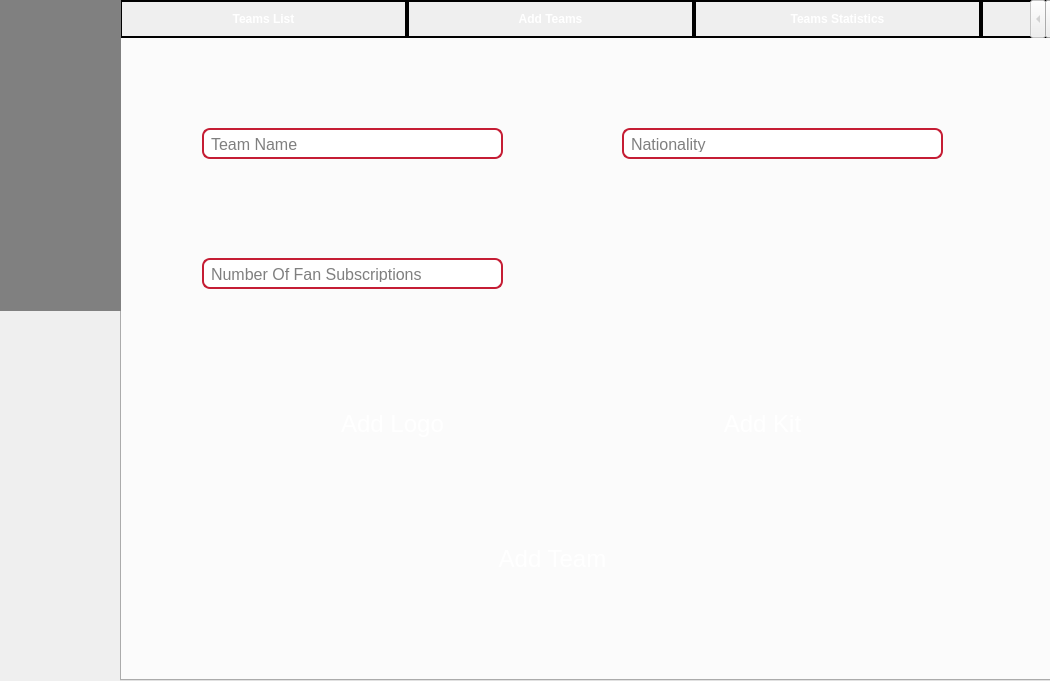
<?xml version="1.0" encoding="UTF-8"?>
<ui version="4.0">
 <class>teamsPage</class>
 <widget class="QWidget" name="teamsPage">
  <property name="geometry">
   <rect>
    <x>0</x>
    <y>0</y>
    <width>1050</width>
    <height>681</height>
   </rect>
  </property>
  <property name="windowTitle">
   <string>Form</string>
  </property>
  <layout class="QHBoxLayout" name="horizontalLayout" stretch="0">
   <property name="spacing">
    <number>0</number>
   </property>
   <property name="leftMargin">
    <number>0</number>
   </property>
   <property name="topMargin">
    <number>0</number>
   </property>
   <property name="rightMargin">
    <number>0</number>
   </property>
   <property name="bottomMargin">
    <number>0</number>
   </property>
   <item>
    <widget class="QWidget" name="contentArea" native="true">
     <property name="sizePolicy">
      <sizepolicy hsizetype="Expanding" vsizetype="Expanding">
       <horstretch>0</horstretch>
       <verstretch>0</verstretch>
      </sizepolicy>
     </property>
     <property name="styleSheet">
      <string notr="true">background-color: qlineargradient(spread:pad, 
                                x1:0, y1:0, x2:0, y2:1, 
                                stop:0 rgba(6, 6, 6, 255), 
                                stop:0.41 rgba(56, 50, 52, 255), 
                                stop:1 rgba(34, 33, 33, 255));;
</string>
     </property>
     <widget class="QTabWidget" name="tabWidget">
      <property name="geometry">
       <rect>
        <x>120</x>
        <y>0</y>
        <width>941</width>
        <height>681</height>
       </rect>
      </property>
      <property name="font">
       <font>
        <bold>true</bold>
       </font>
      </property>
      <property name="cursor">
       <cursorShape>PointingHandCursor</cursorShape>
      </property>
      <property name="styleSheet">
       <string notr="true">QTabBar::tab {
    background: qlineargradient(spread:pad, 
                            x1:0, y1:0, x2:1, y2:1, 
                            stop:0 rgba(255, 0, 0, 255), 
                            stop:0.41 rgba(195, 22, 58, 255), 
                            stop:1 rgba(255, 117, 0, 255));;  ;  
    color: white;
    border: 2px solid black;
    padding: 10px;
	width: 263%
	
   
}


QTabBar::tab:selected {
    background:qlineargradient(spread:pad, 
                            x1:0, y1:0, x2:1, y2:1, 
                            stop:0 rgba(0, 213, 246, 255), 
                            stop:0.18 rgba(100, 100, 138, 255), 
                            stop:1 rgba(0, 212, 255, 255));;
    color: white;
    font-weight: bold;
}

QTabBar::tab:hover {
    background: lightblue;
    color: black;
}

</string>
      </property>
      <property name="currentIndex">
       <number>1</number>
      </property>
      <widget class="QWidget" name="tab">
       <attribute name="title">
        <string>Teams List</string>
       </attribute>
       <widget class="QLineEdit" name="searchTeamsInput">
        <property name="geometry">
         <rect>
          <x>120</x>
          <y>70</y>
          <width>191</width>
          <height>31</height>
         </rect>
        </property>
        <property name="font">
         <font>
          <family>Arial</family>
          <pointsize>-1</pointsize>
         </font>
        </property>
        <property name="styleSheet">
         <string notr="true">QLineEdit {
    background-color: white;
    border: 2px solid qlineargradient(x1: 0, y1: 0, x2: 1, y2: 1, 
                                stop: 0 rgba(255, 255, 255, 255), 
                                stop: 1 rgba(240, 240, 240, 255));;
    border-radius: 8px;
    padding: 5px;
    color: black;
    font-size: 16px;
}

/* Hover effect */
QLineEdit:hover {
    border-color: #ff3347;
}

/* Focus effect */
QLineEdit:focus {
    border-color: #ff0004;
    box-shadow: none; /* Qt stylesheets do not support box-shadow */
}
</string>
        </property>
        <property name="placeholderText">
         <string>Search Teams</string>
        </property>
       </widget>
       <widget class="QPushButton" name="searchButton">
        <property name="geometry">
         <rect>
          <x>320</x>
          <y>70</y>
          <width>41</width>
          <height>31</height>
         </rect>
        </property>
        <property name="cursor">
         <cursorShape>PointingHandCursor</cursorShape>
        </property>
        <property name="styleSheet">
         <string notr="true">QPushButton {
background-color:qlineargradient(spread:pad, 
                            x1:0, y1:0, x2:1, y2:1, 
                            stop:0 rgba(255, 0, 0, 255), 
                            stop:0.41 rgba(195, 22, 58, 255), 
                            stop:1 rgba(255, 117, 0, 255));;  ;  

}
QPushButton:hover {
    background-color: qlineargradient(x1: 0.25, y1: 0, x2: 0.75, y2: 1, 
                            stop: 0 rgba(0, 255, 254, 255),     
                            stop: 0.26 rgba(38, 170, 196, 255), 
                            stop: 0.67 rgba(89, 85, 131, 255),
                            stop: 1 rgba(0, 238, 255, 255));  ; 
}</string>
        </property>
        <property name="text">
         <string/>
        </property>
        <property name="icon">
         <iconset>
          <normaloff>textures/searchIcon.png</normaloff>textures/searchIcon.png</iconset>
        </property>
       </widget>
       <widget class="QPushButton" name="filterButton">
        <property name="geometry">
         <rect>
          <x>380</x>
          <y>70</y>
          <width>41</width>
          <height>31</height>
         </rect>
        </property>
        <property name="cursor">
         <cursorShape>PointingHandCursor</cursorShape>
        </property>
        <property name="styleSheet">
         <string notr="true">QPushButton {
background-color:qlineargradient(spread:pad, 
                            x1:0, y1:0, x2:1, y2:1, 
                            stop:0 rgba(255, 0, 0, 255), 
                            stop:0.41 rgba(195, 22, 58, 255), 
                            stop:1 rgba(255, 117, 0, 255));;  ;  

}
QPushButton:hover {
    background-color: qlineargradient(x1: 0.25, y1: 0, x2: 0.75, y2: 1, 
                            stop: 0 rgba(0, 255, 254, 255),     
                            stop: 0.26 rgba(38, 170, 196, 255), 
                            stop: 0.67 rgba(89, 85, 131, 255),
                            stop: 1 rgba(0, 238, 255, 255));  ; 
}</string>
        </property>
        <property name="text">
         <string/>
        </property>
        <property name="icon">
         <iconset>
          <normaloff>textures/filterIcon.png</normaloff>textures/filterIcon.png</iconset>
        </property>
       </widget>
       <widget class="QPushButton" name="exportListButton">
        <property name="geometry">
         <rect>
          <x>130</x>
          <y>570</y>
          <width>191</width>
          <height>41</height>
         </rect>
        </property>
        <property name="font">
         <font>
          <pointsize>18</pointsize>
         </font>
        </property>
        <property name="cursor">
         <cursorShape>PointingHandCursor</cursorShape>
        </property>
        <property name="styleSheet">
         <string notr="true">QPushButton {
background-color:qlineargradient(spread:pad, 
                            x1:0, y1:0, x2:1, y2:1, 
                            stop:0 rgba(255, 0, 0, 255), 
                            stop:0.41 rgba(195, 22, 58, 255), 
                            stop:1 rgba(255, 117, 0, 255));;  ;  
border-radius:10px;
color:white;
}
QPushButton:hover {
    background-color:qlineargradient(x1: 0.25, y1: 0, x2: 0.75, y2: 1, 
                            stop: 0 rgba(0, 255, 254, 255),     
                            stop: 0.26 rgba(38, 170, 196, 255), 
                            stop: 0.67 rgba(89, 85, 131, 255),
                            stop: 1 rgba(0, 238, 255, 255));  
}</string>
        </property>
        <property name="text">
         <string>Export List</string>
        </property>
        <property name="icon">
         <iconset>
          <normaloff>textures/exportIcon.png</normaloff>textures/exportIcon.png</iconset>
        </property>
        <property name="iconSize">
         <size>
          <width>40</width>
          <height>50</height>
         </size>
        </property>
       </widget>
       <widget class="QPushButton" name="nextPageTable">
        <property name="geometry">
         <rect>
          <x>740</x>
          <y>570</y>
          <width>31</width>
          <height>24</height>
         </rect>
        </property>
        <property name="styleSheet">
         <string notr="true">QPushButton {background-color:qlineargradient(spread:pad, 
                            x1:0, y1:0, x2:1, y2:1, 
                            stop:0 rgba(255, 0, 0, 255), 
                            stop:0.41 rgba(195, 22, 58, 255), 
                            stop:1 rgba(255, 117, 0, 255));;  ;  
}
QPushButton:hover{
	background-color:qlineargradient(x1: 0.25, y1: 0, x2: 0.75, y2: 1, 
                            stop: 0 rgba(0, 255, 254, 255),     
                            stop: 0.26 rgba(38, 170, 196, 255), 
                            stop: 0.67 rgba(89, 85, 131, 255),
                            stop: 1 rgba(0, 238, 255, 255));  



}


</string>
        </property>
        <property name="text">
         <string/>
        </property>
        <property name="icon">
         <iconset>
          <normaloff>textures/prevIcon.png</normaloff>textures/prevIcon.png</iconset>
        </property>
       </widget>
       <widget class="QPushButton" name="prevPageTable">
        <property name="geometry">
         <rect>
          <x>780</x>
          <y>569</y>
          <width>31</width>
          <height>24</height>
         </rect>
        </property>
        <property name="styleSheet">
         <string notr="true">QPushButton {background-color:qlineargradient(spread:pad, 
                            x1:0, y1:0, x2:1, y2:1, 
                            stop:0 rgba(255, 0, 0, 255), 
                            stop:0.41 rgba(195, 22, 58, 255), 
                            stop:1 rgba(255, 117, 0, 255));;  ;  
}
QPushButton:hover{
	background-color:qlineargradient(x1: 0.25, y1: 0, x2: 0.75, y2: 1, 
                            stop: 0 rgba(0, 255, 254, 255),     
                            stop: 0.26 rgba(38, 170, 196, 255), 
                            stop: 0.67 rgba(89, 85, 131, 255),
                            stop: 1 rgba(0, 238, 255, 255));  



}


</string>
        </property>
        <property name="text">
         <string/>
        </property>
        <property name="icon">
         <iconset>
          <normaloff>textures/nextIcon.png</normaloff>textures/nextIcon.png</iconset>
        </property>
       </widget>
       <widget class="QTableWidget" name="tableWidget">
        <property name="geometry">
         <rect>
          <x>20</x>
          <y>140</y>
          <width>881</width>
          <height>401</height>
         </rect>
        </property>
        <property name="styleSheet">
         <string notr="true">QTableWidget {
    background-color: #ecf0f1;
    border: 4px solid #2980b9; 
    border-radius: 10px;
    gridline-color: #bdc3c7;
    font-size: 14px;
}

QTableWidget::item {
    padding: 10px;
    border-bottom: 1px solid #bdc3c7;
}

QTableWidget::item:selected {
    background-color: #3498db;
    color: white;
    font-weight: bold;
}

QTableWidget::item:hover {
    background-color: #f1c40f;
    color: black;
}

QHeaderView::section {
    background-color: #2980b9; /* Blue header */
    color: white;
    padding: 5px 5px; /* Increase horizontal padding */
    font-size: 15px;
    font-weight: bold;
    border: 1px solid #1c5986;
    min-width: 120px; /* Minimum width for each column */
}

QTableCornerButton::section {
    background-color: #2980b9;
    border: 1px solid #1c5986;
}
</string>
        </property>
        <attribute name="horizontalHeaderStretchLastSection">
         <bool>true</bool>
        </attribute>
        <column>
         <property name="text">
          <string>ID</string>
         </property>
        </column>
        <column>
         <property name="text">
          <string>Team Name</string>
         </property>
        </column>
        <column>
         <property name="text">
          <string>Nationality</string>
         </property>
        </column>
        <column>
         <property name="text">
          <string>Logo</string>
         </property>
        </column>
        <column>
         <property name="text">
          <string>Num Fans</string>
         </property>
        </column>
        <column>
         <property name="text">
          <string>Kit</string>
         </property>
        </column>
        <column>
         <property name="text">
          <string>Actions</string>
         </property>
        </column>
       </widget>
      </widget>
      <widget class="QWidget" name="tab_2">
       <attribute name="title">
        <string>Add Teams</string>
       </attribute>
       <widget class="QPushButton" name="addTeamsButton">
        <property name="geometry">
         <rect>
          <x>320</x>
          <y>490</y>
          <width>221</width>
          <height>61</height>
         </rect>
        </property>
        <property name="font">
         <font>
          <pointsize>18</pointsize>
         </font>
        </property>
        <property name="cursor">
         <cursorShape>PointingHandCursor</cursorShape>
        </property>
        <property name="styleSheet">
         <string notr="true">QPushButton {
background-color:qlineargradient(spread:pad, 
                            x1:0, y1:0, x2:1, y2:1, 
                            stop:0 rgba(255, 0, 0, 255), 
                            stop:0.41 rgba(195, 22, 58, 255), 
                            stop:1 rgba(255, 117, 0, 255));;  ;  
border-radius:10px;
color:white;
}
QPushButton:hover {
    background-color: qlineargradient(x1: 0.25, y1: 0, x2: 0.75, y2: 1, 
                            stop: 0 rgba(0, 255, 254, 255),     
                            stop: 0.26 rgba(38, 170, 196, 255), 
                            stop: 0.67 rgba(89, 85, 131, 255),
                            stop: 1 rgba(0, 238, 255, 255));  ; 
}</string>
        </property>
        <property name="text">
         <string>Add Team</string>
        </property>
        <property name="icon">
         <iconset>
          <normaloff>textures/addIcon.png</normaloff>textures/addIcon.png</iconset>
        </property>
        <property name="iconSize">
         <size>
          <width>50</width>
          <height>50</height>
         </size>
        </property>
       </widget>
       <widget class="QLineEdit" name="teamName">
        <property name="geometry">
         <rect>
          <x>80</x>
          <y>90</y>
          <width>301</width>
          <height>31</height>
         </rect>
        </property>
        <property name="font">
         <font>
          <family>Arial</family>
          <pointsize>-1</pointsize>
         </font>
        </property>
        <property name="styleSheet">
         <string notr="true">QLineEdit {
    background-color: white;
    border: 2px solid #C51D34;
    border-radius: 8px;
    padding: 5px;
    color: black;
    font-size: 16px;
}

/* Hover effect */
QLineEdit:hover {
    border-color: #ff3347;
}

/* Focus effect */
QLineEdit:focus {
    border-color: #ff0004;
    box-shadow: none; /* Qt stylesheets do not support box-shadow */
}
</string>
        </property>
        <property name="text">
         <string/>
        </property>
        <property name="placeholderText">
         <string>Team Name</string>
        </property>
       </widget>
       <widget class="QLineEdit" name="adress">
        <property name="geometry">
         <rect>
          <x>80</x>
          <y>220</y>
          <width>301</width>
          <height>31</height>
         </rect>
        </property>
        <property name="font">
         <font>
          <family>Arial</family>
          <pointsize>-1</pointsize>
         </font>
        </property>
        <property name="styleSheet">
         <string notr="true">QLineEdit {
    background-color: white;
    border: 2px solid #C51D34;
    border-radius: 8px;
    padding: 5px;
    color: black;
    font-size: 16px;
}

/* Hover effect */
QLineEdit:hover {
    border-color: #ff3347;
}

/* Focus effect */
QLineEdit:focus {
    border-color: #ff0004;
    box-shadow: none; /* Qt stylesheets do not support box-shadow */
}
</string>
        </property>
        <property name="text">
         <string/>
        </property>
        <property name="placeholderText">
         <string>Number Of Fan Subscriptions</string>
        </property>
       </widget>
       <widget class="QLineEdit" name="teamNationality">
        <property name="geometry">
         <rect>
          <x>500</x>
          <y>90</y>
          <width>321</width>
          <height>31</height>
         </rect>
        </property>
        <property name="font">
         <font>
          <family>Arial</family>
          <pointsize>-1</pointsize>
         </font>
        </property>
        <property name="styleSheet">
         <string notr="true">QLineEdit {
    background-color: white;
    border: 2px solid #C51D34;
    border-radius: 8px;
    padding: 5px;
    color: black;
    font-size: 16px;
}

/* Hover effect */
QLineEdit:hover {
    border-color: #ff3347;
}

/* Focus effect */
QLineEdit:focus {
    border-color: #ff0004;
    box-shadow: none; /* Qt stylesheets do not support box-shadow */
}
</string>
        </property>
        <property name="placeholderText">
         <string>Nationality</string>
        </property>
       </widget>
       <widget class="QPushButton" name="addTeamsLogoButton">
        <property name="geometry">
         <rect>
          <x>180</x>
          <y>360</y>
          <width>181</width>
          <height>51</height>
         </rect>
        </property>
        <property name="font">
         <font>
          <pointsize>18</pointsize>
         </font>
        </property>
        <property name="cursor">
         <cursorShape>PointingHandCursor</cursorShape>
        </property>
        <property name="styleSheet">
         <string notr="true">QPushButton {
background-color:qlineargradient(spread:pad, 
                            x1:0, y1:0, x2:1, y2:1, 
                            stop:0 rgba(255, 0, 0, 255), 
                            stop:0.41 rgba(195, 22, 58, 255), 
                            stop:1 rgba(255, 117, 0, 255));;  ;  
border-radius:10px;
color:white;
}
QPushButton:hover {
    background-color: qlineargradient(x1: 0.25, y1: 0, x2: 0.75, y2: 1, 
                            stop: 0 rgba(0, 255, 254, 255),     
                            stop: 0.26 rgba(38, 170, 196, 255), 
                            stop: 0.67 rgba(89, 85, 131, 255),
                            stop: 1 rgba(0, 238, 255, 255));  ; 
}</string>
        </property>
        <property name="text">
         <string>Add Logo</string>
        </property>
        <property name="icon">
         <iconset>
          <normaloff>textures/addIcon.png</normaloff>textures/addIcon.png</iconset>
        </property>
        <property name="iconSize">
         <size>
          <width>50</width>
          <height>50</height>
         </size>
        </property>
       </widget>
       <widget class="QPushButton" name="addTeamsKitButton">
        <property name="geometry">
         <rect>
          <x>550</x>
          <y>360</y>
          <width>181</width>
          <height>51</height>
         </rect>
        </property>
        <property name="font">
         <font>
          <pointsize>18</pointsize>
         </font>
        </property>
        <property name="cursor">
         <cursorShape>PointingHandCursor</cursorShape>
        </property>
        <property name="styleSheet">
         <string notr="true">QPushButton {
background-color:qlineargradient(spread:pad, 
                            x1:0, y1:0, x2:1, y2:1, 
                            stop:0 rgba(255, 0, 0, 255), 
                            stop:0.41 rgba(195, 22, 58, 255), 
                            stop:1 rgba(255, 117, 0, 255));;  ;  
border-radius:10px;
color:white;
}
QPushButton:hover {
    background-color: qlineargradient(x1: 0.25, y1: 0, x2: 0.75, y2: 1, 
                            stop: 0 rgba(0, 255, 254, 255),     
                            stop: 0.26 rgba(38, 170, 196, 255), 
                            stop: 0.67 rgba(89, 85, 131, 255),
                            stop: 1 rgba(0, 238, 255, 255));  ; 
}</string>
        </property>
        <property name="text">
         <string>Add Kit</string>
        </property>
        <property name="icon">
         <iconset>
          <normaloff>textures/addIcon.png</normaloff>textures/addIcon.png</iconset>
        </property>
        <property name="iconSize">
         <size>
          <width>50</width>
          <height>50</height>
         </size>
        </property>
       </widget>
      </widget>
      <widget class="QWidget" name="tab_3">
       <attribute name="title">
        <string>Teams Statistics</string>
       </attribute>
       <widget class="QSplitter" name="splitter">
        <property name="geometry">
         <rect>
          <x>50</x>
          <y>110</y>
          <width>779</width>
          <height>283</height>
         </rect>
        </property>
        <property name="orientation">
         <enum>Qt::Orientation::Horizontal</enum>
        </property>
       </widget>
      </widget>
      <widget class="QWidget" name="tab_4">
       <attribute name="title">
        <string>Teams Type</string>
       </attribute>
      </widget>
      <widget class="QWidget" name="tab_5">
       <attribute name="title">
        <string>Teams Forms</string>
       </attribute>
       <widget class="QTableWidget" name="teamsFormTab">
        <property name="geometry">
         <rect>
          <x>20</x>
          <y>130</y>
          <width>851</width>
          <height>391</height>
         </rect>
        </property>
        <property name="styleSheet">
         <string notr="true">QTableWidget {
    background-color: #ecf0f1;
    border: 4px solid #2980b9; 
    border-radius: 10px;
    gridline-color: #bdc3c7;
    font-size: 14px;
}

QTableWidget::item {
    padding: 10px;
    border-bottom: 1px solid #bdc3c7;
}

QTableWidget::item:selected {
    background-color: #3498db;
    color: white;
    font-weight: bold;
}

QTableWidget::item:hover {
    background-color: #f1c40f;
    color: black;
}

QHeaderView::section {
    background-color: #2980b9; /* Blue header */
    color: white;
    padding: 5px 5px; /* Increase horizontal padding */
    font-size: 15px;
    font-weight: bold;
    border: 1px solid #1c5986;
    min-width: 120px; /* Minimum width for each column */
}

QTableCornerButton::section {
    background-color: #2980b9;
    border: 1px solid #1c5986;
}
</string>
        </property>
        <attribute name="horizontalHeaderStretchLastSection">
         <bool>true</bool>
        </attribute>
        <column>
         <property name="text">
          <string>Player Name</string>
         </property>
        </column>
        <column>
         <property name="text">
          <string>Player Team</string>
         </property>
        </column>
        <column>
         <property name="text">
          <string>Form</string>
         </property>
        </column>
        <column>
         <property name="text">
          <string>Matches Played</string>
         </property>
        </column>
        <column>
         <property name="text">
          <string>Status</string>
         </property>
        </column>
        <column>
         <property name="text">
          <string>Actions</string>
         </property>
        </column>
       </widget>
       <widget class="QPushButton" name="nextPageTable_2">
        <property name="geometry">
         <rect>
          <x>690</x>
          <y>570</y>
          <width>31</width>
          <height>24</height>
         </rect>
        </property>
        <property name="styleSheet">
         <string notr="true">QPushButton {background-color:qlineargradient(spread:pad, 
                            x1:0, y1:0, x2:1, y2:1, 
                            stop:0 rgba(255, 0, 0, 255), 
                            stop:0.41 rgba(195, 22, 58, 255), 
                            stop:1 rgba(255, 117, 0, 255));;  ;  
}
QPushButton:hover{
	background-color:qlineargradient(x1: 0.25, y1: 0, x2: 0.75, y2: 1, 
                            stop: 0 rgba(0, 255, 254, 255),     
                            stop: 0.26 rgba(38, 170, 196, 255), 
                            stop: 0.67 rgba(89, 85, 131, 255),
                            stop: 1 rgba(0, 238, 255, 255));  



}


</string>
        </property>
        <property name="text">
         <string/>
        </property>
        <property name="icon">
         <iconset>
          <normaloff>textures/prevIcon.png</normaloff>textures/prevIcon.png</iconset>
        </property>
       </widget>
       <widget class="QPushButton" name="searchButton_2">
        <property name="geometry">
         <rect>
          <x>270</x>
          <y>70</y>
          <width>41</width>
          <height>31</height>
         </rect>
        </property>
        <property name="cursor">
         <cursorShape>PointingHandCursor</cursorShape>
        </property>
        <property name="styleSheet">
         <string notr="true">QPushButton {
background-color:qlineargradient(spread:pad, 
                            x1:0, y1:0, x2:1, y2:1, 
                            stop:0 rgba(255, 0, 0, 255), 
                            stop:0.41 rgba(195, 22, 58, 255), 
                            stop:1 rgba(255, 117, 0, 255));;  ;  

}
QPushButton:hover {
    background-color: qlineargradient(x1: 0.25, y1: 0, x2: 0.75, y2: 1, 
                            stop: 0 rgba(0, 255, 254, 255),     
                            stop: 0.26 rgba(38, 170, 196, 255), 
                            stop: 0.67 rgba(89, 85, 131, 255),
                            stop: 1 rgba(0, 238, 255, 255));  ; 
}</string>
        </property>
        <property name="text">
         <string/>
        </property>
        <property name="icon">
         <iconset>
          <normaloff>textures/searchIcon.png</normaloff>textures/searchIcon.png</iconset>
        </property>
       </widget>
       <widget class="QPushButton" name="filterButton_2">
        <property name="geometry">
         <rect>
          <x>330</x>
          <y>70</y>
          <width>41</width>
          <height>31</height>
         </rect>
        </property>
        <property name="cursor">
         <cursorShape>PointingHandCursor</cursorShape>
        </property>
        <property name="styleSheet">
         <string notr="true">QPushButton {
background-color:qlineargradient(spread:pad, 
                            x1:0, y1:0, x2:1, y2:1, 
                            stop:0 rgba(255, 0, 0, 255), 
                            stop:0.41 rgba(195, 22, 58, 255), 
                            stop:1 rgba(255, 117, 0, 255));;  ;  

}
QPushButton:hover {
    background-color: qlineargradient(x1: 0.25, y1: 0, x2: 0.75, y2: 1, 
                            stop: 0 rgba(0, 255, 254, 255),     
                            stop: 0.26 rgba(38, 170, 196, 255), 
                            stop: 0.67 rgba(89, 85, 131, 255),
                            stop: 1 rgba(0, 238, 255, 255));  ; 
}</string>
        </property>
        <property name="text">
         <string/>
        </property>
        <property name="icon">
         <iconset>
          <normaloff>textures/filterIcon.png</normaloff>textures/filterIcon.png</iconset>
        </property>
       </widget>
       <widget class="QPushButton" name="prevPageTable_2">
        <property name="geometry">
         <rect>
          <x>730</x>
          <y>569</y>
          <width>31</width>
          <height>24</height>
         </rect>
        </property>
        <property name="styleSheet">
         <string notr="true">QPushButton {background-color:qlineargradient(spread:pad, 
                            x1:0, y1:0, x2:1, y2:1, 
                            stop:0 rgba(255, 0, 0, 255), 
                            stop:0.41 rgba(195, 22, 58, 255), 
                            stop:1 rgba(255, 117, 0, 255));;  ;  
}
QPushButton:hover{
	background-color:qlineargradient(x1: 0.25, y1: 0, x2: 0.75, y2: 1, 
                            stop: 0 rgba(0, 255, 254, 255),     
                            stop: 0.26 rgba(38, 170, 196, 255), 
                            stop: 0.67 rgba(89, 85, 131, 255),
                            stop: 1 rgba(0, 238, 255, 255));  



}


</string>
        </property>
        <property name="text">
         <string/>
        </property>
        <property name="icon">
         <iconset>
          <normaloff>textures/nextIcon.png</normaloff>textures/nextIcon.png</iconset>
        </property>
       </widget>
       <widget class="QLineEdit" name="searchTeamsInput_2">
        <property name="geometry">
         <rect>
          <x>70</x>
          <y>70</y>
          <width>191</width>
          <height>31</height>
         </rect>
        </property>
        <property name="font">
         <font>
          <family>Arial</family>
          <pointsize>-1</pointsize>
         </font>
        </property>
        <property name="styleSheet">
         <string notr="true">QLineEdit {
    background-color: white;
    border: 2px solid qlineargradient(x1: 0, y1: 0, x2: 1, y2: 1, 
                                stop: 0 rgba(255, 255, 255, 255), 
                                stop: 1 rgba(240, 240, 240, 255));;
    border-radius: 8px;
    padding: 5px;
    color: black;
    font-size: 16px;
}

/* Hover effect */
QLineEdit:hover {
    border-color: #ff3347;
}

/* Focus effect */
QLineEdit:focus {
    border-color: #ff0004;
    box-shadow: none; /* Qt stylesheets do not support box-shadow */
}
</string>
        </property>
        <property name="placeholderText">
         <string>Search Top Players</string>
        </property>
       </widget>
       <widget class="QPushButton" name="exportListButton_2">
        <property name="geometry">
         <rect>
          <x>80</x>
          <y>570</y>
          <width>191</width>
          <height>41</height>
         </rect>
        </property>
        <property name="font">
         <font>
          <pointsize>18</pointsize>
         </font>
        </property>
        <property name="cursor">
         <cursorShape>PointingHandCursor</cursorShape>
        </property>
        <property name="styleSheet">
         <string notr="true">QPushButton {
background-color:qlineargradient(spread:pad, 
                            x1:0, y1:0, x2:1, y2:1, 
                            stop:0 rgba(255, 0, 0, 255), 
                            stop:0.41 rgba(195, 22, 58, 255), 
                            stop:1 rgba(255, 117, 0, 255));;  ;  
border-radius:10px;
color:white;
}
QPushButton:hover {
    background-color:qlineargradient(x1: 0.25, y1: 0, x2: 0.75, y2: 1, 
                            stop: 0 rgba(0, 255, 254, 255),     
                            stop: 0.26 rgba(38, 170, 196, 255), 
                            stop: 0.67 rgba(89, 85, 131, 255),
                            stop: 1 rgba(0, 238, 255, 255));  
}</string>
        </property>
        <property name="text">
         <string>Export List</string>
        </property>
        <property name="icon">
         <iconset>
          <normaloff>textures/exportIcon.png</normaloff>textures/exportIcon.png</iconset>
        </property>
        <property name="iconSize">
         <size>
          <width>40</width>
          <height>50</height>
         </size>
        </property>
       </widget>
      </widget>
     </widget>
     <widget class="QWidget" name="sidebar" native="true">
      <property name="geometry">
       <rect>
        <x>-30</x>
        <y>0</y>
        <width>151</width>
        <height>311</height>
       </rect>
      </property>
      <property name="styleSheet">
       <string notr="true">background:gray;</string>
      </property>
      <widget class="QPushButton" name="exitButton">
       <property name="geometry">
        <rect>
         <x>53</x>
         <y>240</y>
         <width>71</width>
         <height>71</height>
        </rect>
       </property>
       <property name="cursor">
        <cursorShape>PointingHandCursor</cursorShape>
       </property>
       <property name="styleSheet">
        <string notr="true">QPushButton {
	border:none;



}

QPushButton:hover {
    background-color: red;
    box-shadow: 0px 0px 10px rgba(255, 0, 0, 0.5);
	border-radius:15px;
}</string>
       </property>
       <property name="text">
        <string/>
       </property>
       <property name="icon">
        <iconset>
         <normaloff>textures/exitIcon.png</normaloff>textures/exitIcon.png</iconset>
       </property>
       <property name="iconSize">
        <size>
         <width>50</width>
         <height>50</height>
        </size>
       </property>
      </widget>
      <widget class="QPushButton" name="homeButton">
       <property name="geometry">
        <rect>
         <x>50</x>
         <y>10</y>
         <width>75</width>
         <height>61</height>
        </rect>
       </property>
       <property name="cursor">
        <cursorShape>PointingHandCursor</cursorShape>
       </property>
       <property name="styleSheet">
        <string notr="true">QPushButton {
	border:none;



}

QPushButton:hover {
    background-color: white;
    box-shadow: 0px 0px 10px rgba(255, 0, 0, 0.5);
	border-radius:15px;
}</string>
       </property>
       <property name="text">
        <string/>
       </property>
       <property name="icon">
        <iconset>
         <normaloff>textures/homeIcon.png</normaloff>textures/homeIcon.png</iconset>
       </property>
       <property name="iconSize">
        <size>
         <width>50</width>
         <height>50</height>
        </size>
       </property>
      </widget>
      <widget class="QPushButton" name="aboutButton">
       <property name="geometry">
        <rect>
         <x>50</x>
         <y>170</y>
         <width>71</width>
         <height>61</height>
        </rect>
       </property>
       <property name="cursor">
        <cursorShape>PointingHandCursor</cursorShape>
       </property>
       <property name="styleSheet">
        <string notr="true">QPushButton {
	border:none;



}

QPushButton:hover {
    background-color: lime;
    box-shadow: 0px 0px 10px rgba(255, 0, 0, 0.5);
	border-radius:15px;
}</string>
       </property>
       <property name="text">
        <string/>
       </property>
       <property name="icon">
        <iconset>
         <normaloff>textures/aboutIcon.png</normaloff>textures/aboutIcon.png</iconset>
       </property>
       <property name="iconSize">
        <size>
         <width>50</width>
         <height>50</height>
        </size>
       </property>
      </widget>
      <widget class="QPushButton" name="notifButton">
       <property name="geometry">
        <rect>
         <x>50</x>
         <y>90</y>
         <width>75</width>
         <height>71</height>
        </rect>
       </property>
       <property name="cursor">
        <cursorShape>PointingHandCursor</cursorShape>
       </property>
       <property name="styleSheet">
        <string notr="true">QPushButton {
	border:none;



}

QPushButton:hover {
    background-color: yellow;
    box-shadow: 0px 0px 10px rgba(255, 0, 0, 0.5);
	border-radius:15px;
}</string>
       </property>
       <property name="text">
        <string/>
       </property>
       <property name="icon">
        <iconset>
         <normaloff>textures/notifsIcon.png</normaloff>textures/notifsIcon.png</iconset>
       </property>
       <property name="iconSize">
        <size>
         <width>50</width>
         <height>50</height>
        </size>
       </property>
      </widget>
     </widget>
    </widget>
   </item>
  </layout>
 </widget>
 <resources/>
 <connections/>
</ui>
